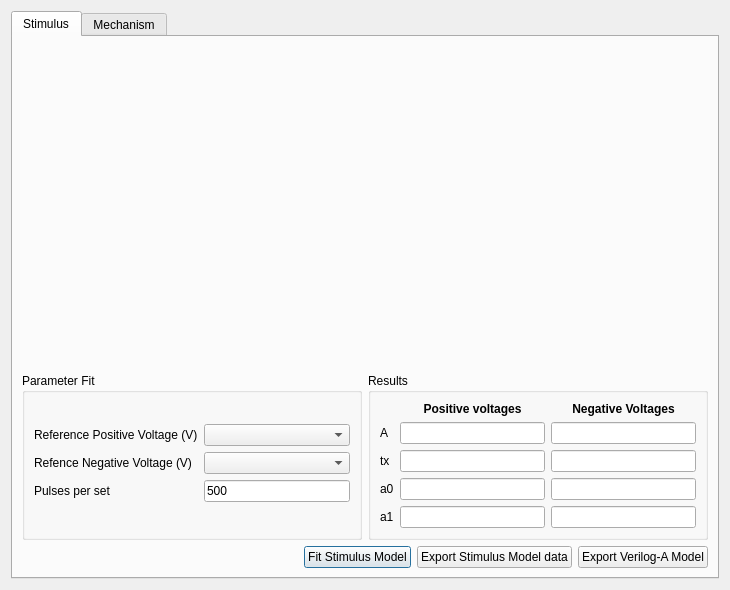
<?xml version="1.0" encoding="UTF-8"?>
<ui version="4.0">
 <class>FitDialogParent</class>
 <widget class="QDialog" name="FitDialogParent">
  <property name="geometry">
   <rect>
    <x>0</x>
    <y>0</y>
    <width>730</width>
    <height>590</height>
   </rect>
  </property>
  <property name="windowTitle">
   <string>Dialog</string>
  </property>
  <layout class="QGridLayout" name="gridLayout">
   <item row="0" column="0">
    <widget class="QTabWidget" name="tabWidget">
     <property name="currentIndex">
      <number>0</number>
     </property>
     <widget class="QWidget" name="stimulusTab">
      <attribute name="title">
       <string>Stimulus</string>
      </attribute>
      <layout class="QGridLayout" name="gridLayout_4">
       <item row="0" column="0" colspan="2">
        <widget class="PlotWidget" name="responsePlotWidget" native="true">
         <property name="sizePolicy">
          <sizepolicy hsizetype="Preferred" vsizetype="MinimumExpanding">
           <horstretch>0</horstretch>
           <verstretch>0</verstretch>
          </sizepolicy>
         </property>
         <property name="minimumSize">
          <size>
           <width>400</width>
           <height>100</height>
          </size>
         </property>
        </widget>
       </item>
       <item row="1" column="0">
        <widget class="QGroupBox" name="inputGroupBox">
         <property name="title">
          <string>Parameter Fit</string>
         </property>
         <layout class="QGridLayout" name="gridLayout_2">
          <item row="2" column="1">
           <widget class="QComboBox" name="refNegCombo"/>
          </item>
          <item row="3" column="0">
           <widget class="QLabel" name="label_3">
            <property name="text">
             <string>Pulses per set</string>
            </property>
           </widget>
          </item>
          <item row="1" column="0">
           <widget class="QLabel" name="label">
            <property name="text">
             <string>Reference Positive Voltage (V)</string>
            </property>
           </widget>
          </item>
          <item row="5" column="1">
           <widget class="QLineEdit" name="lineEdit_9">
            <property name="mouseTracking">
             <bool>false</bool>
            </property>
            <property name="focusPolicy">
             <enum>Qt::NoFocus</enum>
            </property>
            <property name="acceptDrops">
             <bool>false</bool>
            </property>
            <property name="styleSheet">
             <string notr="true">background-color: transparent;
color:transparent;
border: 2px solid transparent;</string>
            </property>
            <property name="text">
             <string notr="true">a</string>
            </property>
            <property name="frame">
             <bool>false</bool>
            </property>
            <property name="readOnly">
             <bool>true</bool>
            </property>
           </widget>
          </item>
          <item row="2" column="0">
           <widget class="QLabel" name="label_2">
            <property name="text">
             <string>Refence Negative Voltage (V)</string>
            </property>
           </widget>
          </item>
          <item row="1" column="1">
           <widget class="QComboBox" name="refPosCombo"/>
          </item>
          <item row="3" column="1">
           <widget class="QLineEdit" name="numPulsesEdit">
            <property name="text">
             <string>500</string>
            </property>
           </widget>
          </item>
          <item row="0" column="0" colspan="2">
           <widget class="QLabel" name="parameterResultLabel">
            <property name="styleSheet">
             <string notr="true">color: red;
font-weight: bold;</string>
            </property>
            <property name="text">
             <string/>
            </property>
           </widget>
          </item>
         </layout>
        </widget>
       </item>
       <item row="1" column="1">
        <widget class="QGroupBox" name="resultsGroupBox">
         <property name="title">
          <string>Results</string>
         </property>
         <layout class="QGridLayout" name="gridLayout_3">
          <item row="3" column="2">
           <widget class="QLineEdit" name="a0NegEdit">
            <property name="focusPolicy">
             <enum>Qt::ClickFocus</enum>
            </property>
            <property name="readOnly">
             <bool>true</bool>
            </property>
           </widget>
          </item>
          <item row="1" column="2">
           <widget class="QLineEdit" name="aNegEdit">
            <property name="focusPolicy">
             <enum>Qt::ClickFocus</enum>
            </property>
            <property name="readOnly">
             <bool>true</bool>
            </property>
           </widget>
          </item>
          <item row="0" column="1">
           <widget class="QLabel" name="label_8">
            <property name="styleSheet">
             <string notr="true">font-weight: bold;</string>
            </property>
            <property name="text">
             <string>Positive voltages</string>
            </property>
            <property name="alignment">
             <set>Qt::AlignCenter</set>
            </property>
           </widget>
          </item>
          <item row="3" column="1">
           <widget class="QLineEdit" name="a0PosEdit">
            <property name="focusPolicy">
             <enum>Qt::ClickFocus</enum>
            </property>
            <property name="readOnly">
             <bool>true</bool>
            </property>
           </widget>
          </item>
          <item row="1" column="1">
           <widget class="QLineEdit" name="aPosEdit">
            <property name="focusPolicy">
             <enum>Qt::ClickFocus</enum>
            </property>
            <property name="readOnly">
             <bool>true</bool>
            </property>
           </widget>
          </item>
          <item row="2" column="2">
           <widget class="QLineEdit" name="txNegEdit">
            <property name="focusPolicy">
             <enum>Qt::ClickFocus</enum>
            </property>
            <property name="readOnly">
             <bool>true</bool>
            </property>
           </widget>
          </item>
          <item row="4" column="1">
           <widget class="QLineEdit" name="a1PosEdit">
            <property name="focusPolicy">
             <enum>Qt::ClickFocus</enum>
            </property>
            <property name="readOnly">
             <bool>true</bool>
            </property>
           </widget>
          </item>
          <item row="4" column="2">
           <widget class="QLineEdit" name="a1NegEdit">
            <property name="focusPolicy">
             <enum>Qt::ClickFocus</enum>
            </property>
            <property name="readOnly">
             <bool>true</bool>
            </property>
           </widget>
          </item>
          <item row="1" column="0">
           <widget class="QLabel" name="label_4">
            <property name="text">
             <string>A</string>
            </property>
           </widget>
          </item>
          <item row="2" column="0">
           <widget class="QLabel" name="label_5">
            <property name="text">
             <string>tx</string>
            </property>
           </widget>
          </item>
          <item row="3" column="0">
           <widget class="QLabel" name="label_6">
            <property name="text">
             <string>a0</string>
            </property>
           </widget>
          </item>
          <item row="4" column="0">
           <widget class="QLabel" name="label_7">
            <property name="text">
             <string>a1</string>
            </property>
           </widget>
          </item>
          <item row="2" column="1">
           <widget class="QLineEdit" name="txPosEdit">
            <property name="focusPolicy">
             <enum>Qt::ClickFocus</enum>
            </property>
            <property name="readOnly">
             <bool>true</bool>
            </property>
           </widget>
          </item>
          <item row="0" column="2">
           <widget class="QLabel" name="label_9">
            <property name="styleSheet">
             <string notr="true">font-weight: bold;</string>
            </property>
            <property name="text">
             <string>Negative Voltages</string>
            </property>
            <property name="alignment">
             <set>Qt::AlignCenter</set>
            </property>
           </widget>
          </item>
         </layout>
        </widget>
       </item>
       <item row="2" column="0" colspan="2">
        <layout class="QHBoxLayout" name="horizontalLayout">
         <item>
          <spacer name="horizontalSpacer">
           <property name="orientation">
            <enum>Qt::Horizontal</enum>
           </property>
           <property name="sizeHint" stdset="0">
            <size>
             <width>40</width>
             <height>20</height>
            </size>
           </property>
          </spacer>
         </item>
         <item>
          <widget class="QPushButton" name="fitButton">
           <property name="text">
            <string>Fit Stimulus Model</string>
           </property>
          </widget>
         </item>
         <item>
          <widget class="QPushButton" name="exportModelDataButton">
           <property name="text">
            <string>Export Stimulus Model data</string>
           </property>
          </widget>
         </item>
         <item>
          <widget class="QPushButton" name="exportVerilogButton">
           <property name="text">
            <string>Export Verilog-A Model</string>
           </property>
          </widget>
         </item>
        </layout>
       </item>
      </layout>
     </widget>
     <widget class="QWidget" name="mechanismTab">
      <attribute name="title">
       <string>Mechanism</string>
      </attribute>
      <layout class="QGridLayout" name="gridLayout_5" rowstretch="0,3,2,0">
       <item row="2" column="2">
        <widget class="QGroupBox" name="groupBox_2">
         <property name="title">
          <string>Results</string>
         </property>
         <layout class="QGridLayout" name="gridLayout_7">
          <item row="1" column="0">
           <widget class="QStackedWidget" name="modelStackedWidget"/>
          </item>
         </layout>
        </widget>
       </item>
       <item row="1" column="0" colspan="3">
        <widget class="PlotWidget" name="mechanismPlotWidget" native="true">
         <property name="sizePolicy">
          <sizepolicy hsizetype="Preferred" vsizetype="Expanding">
           <horstretch>0</horstretch>
           <verstretch>0</verstretch>
          </sizepolicy>
         </property>
        </widget>
       </item>
       <item row="0" column="2">
        <spacer name="horizontalSpacer_2">
         <property name="orientation">
          <enum>Qt::Horizontal</enum>
         </property>
         <property name="sizeHint" stdset="0">
          <size>
           <width>40</width>
           <height>20</height>
          </size>
         </property>
        </spacer>
       </item>
       <item row="0" column="0">
        <widget class="QLabel" name="label_11">
         <property name="text">
          <string>Curve selection:</string>
         </property>
        </widget>
       </item>
       <item row="2" column="0" colspan="2">
        <widget class="QGroupBox" name="groupBox">
         <property name="title">
          <string>Parameter fit for selected curve</string>
         </property>
         <layout class="QGridLayout" name="gridLayout_6">
          <item row="1" column="1">
           <spacer name="verticalSpacer">
            <property name="orientation">
             <enum>Qt::Vertical</enum>
            </property>
            <property name="sizeHint" stdset="0">
             <size>
              <width>20</width>
              <height>40</height>
             </size>
            </property>
           </spacer>
          </item>
          <item row="0" column="1">
           <widget class="QComboBox" name="mechanismModelCombo"/>
          </item>
          <item row="0" column="0">
           <widget class="QLabel" name="label_12">
            <property name="sizePolicy">
             <sizepolicy hsizetype="Maximum" vsizetype="Preferred">
              <horstretch>0</horstretch>
              <verstretch>0</verstretch>
             </sizepolicy>
            </property>
            <property name="text">
             <string>Model</string>
            </property>
           </widget>
          </item>
         </layout>
        </widget>
       </item>
       <item row="0" column="1">
        <widget class="QSpinBox" name="curveSelectionSpinBox">
         <property name="minimumSize">
          <size>
           <width>50</width>
           <height>0</height>
          </size>
         </property>
        </widget>
       </item>
       <item row="3" column="0" colspan="3">
        <layout class="QHBoxLayout" name="horizontalLayout_2">
         <item>
          <spacer name="horizontalSpacer_3">
           <property name="orientation">
            <enum>Qt::Horizontal</enum>
           </property>
           <property name="sizeHint" stdset="0">
            <size>
             <width>40</width>
             <height>20</height>
            </size>
           </property>
          </spacer>
         </item>
         <item>
          <widget class="QPushButton" name="fitMechanismModelButton">
           <property name="text">
            <string>Fit Mechanism Model</string>
           </property>
          </widget>
         </item>
        </layout>
       </item>
      </layout>
     </widget>
    </widget>
   </item>
  </layout>
 </widget>
 <customwidgets>
  <customwidget>
   <class>PlotWidget</class>
   <extends>QWidget</extends>
   <header>pyqtgraph</header>
   <container>1</container>
  </customwidget>
 </customwidgets>
 <tabstops>
  <tabstop>fitButton</tabstop>
  <tabstop>exportModelDataButton</tabstop>
 </tabstops>
 <resources/>
 <connections/>
</ui>
